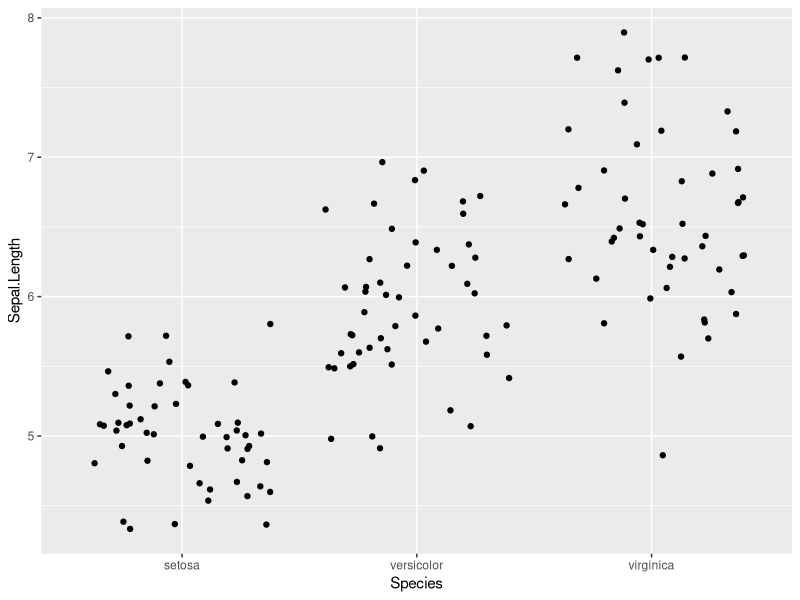
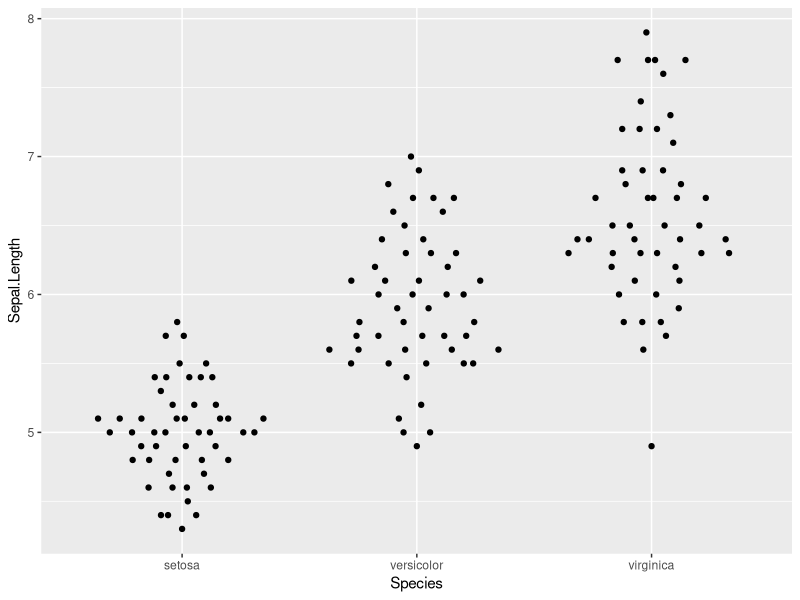
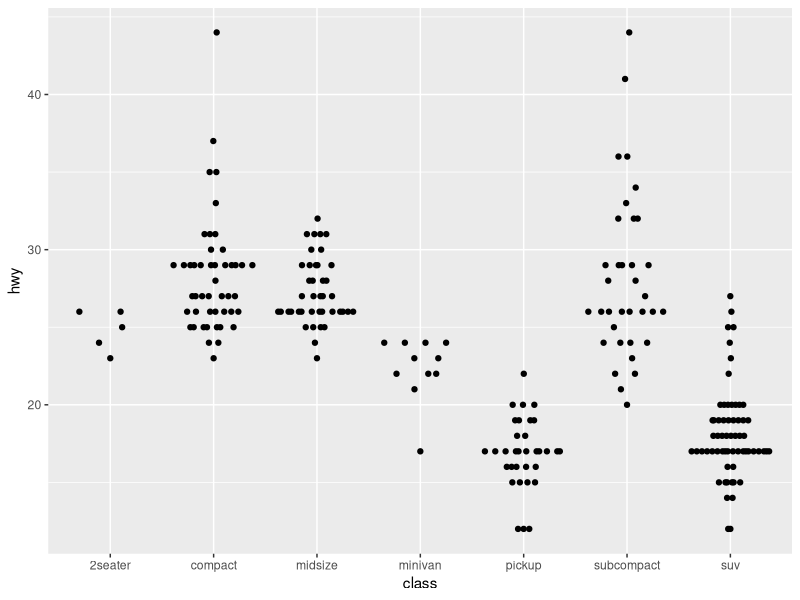
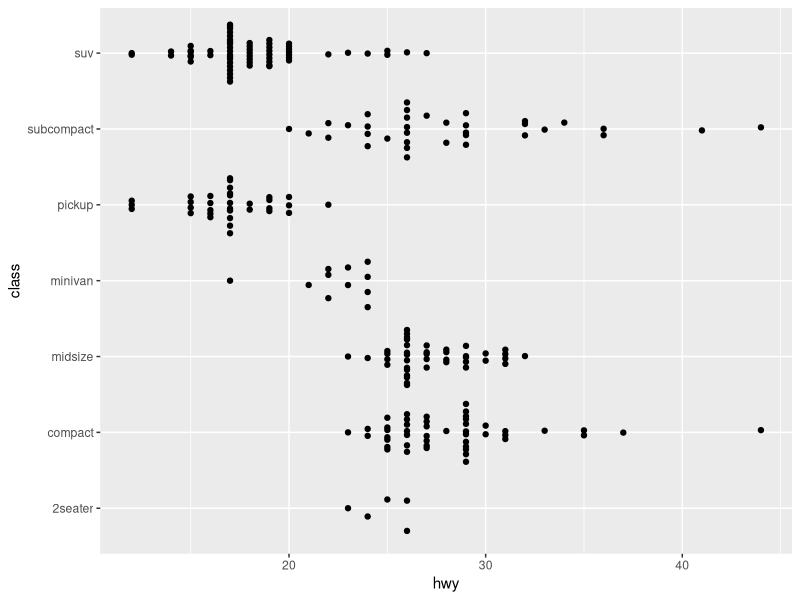
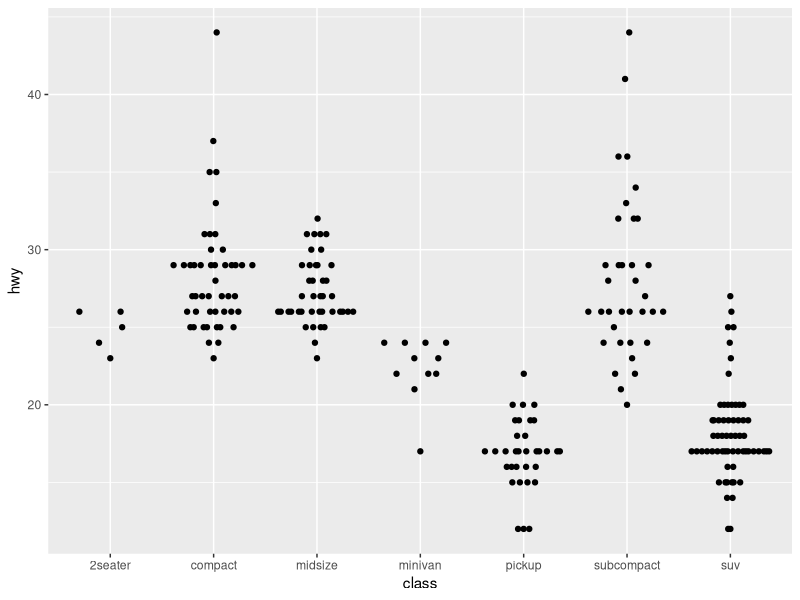
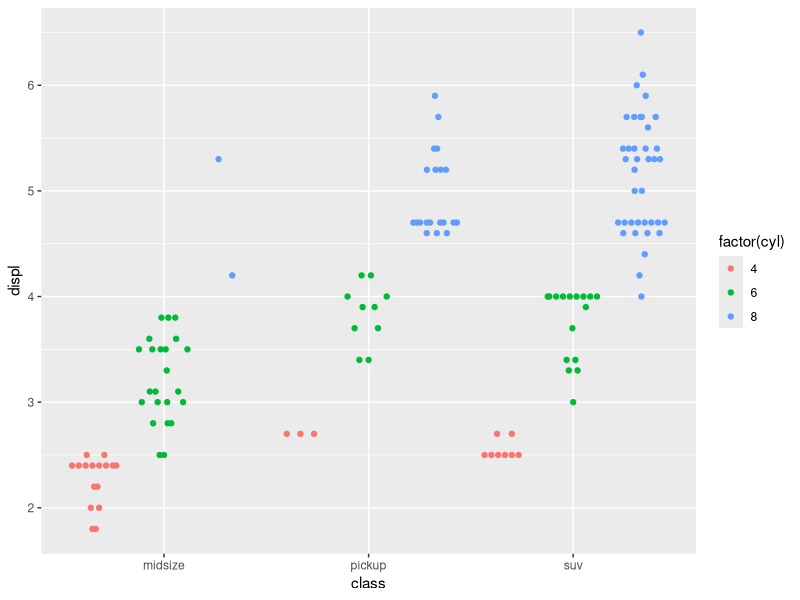
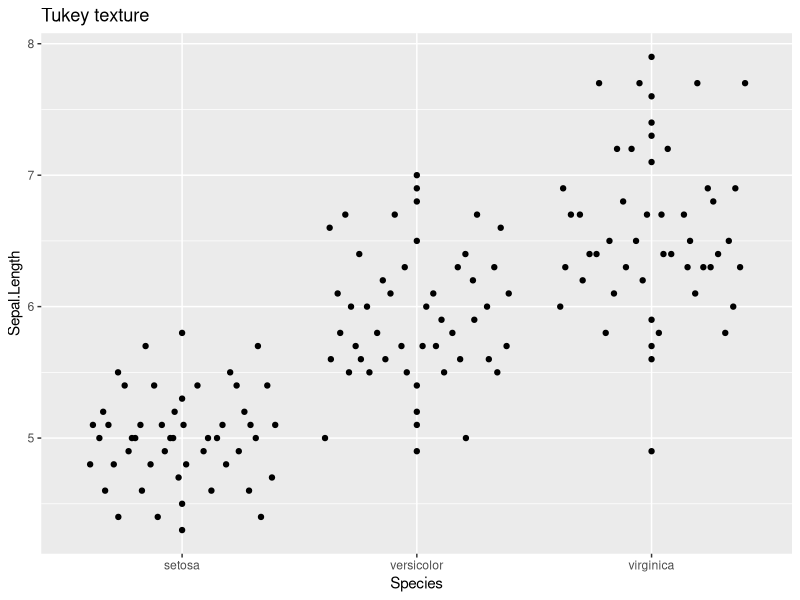
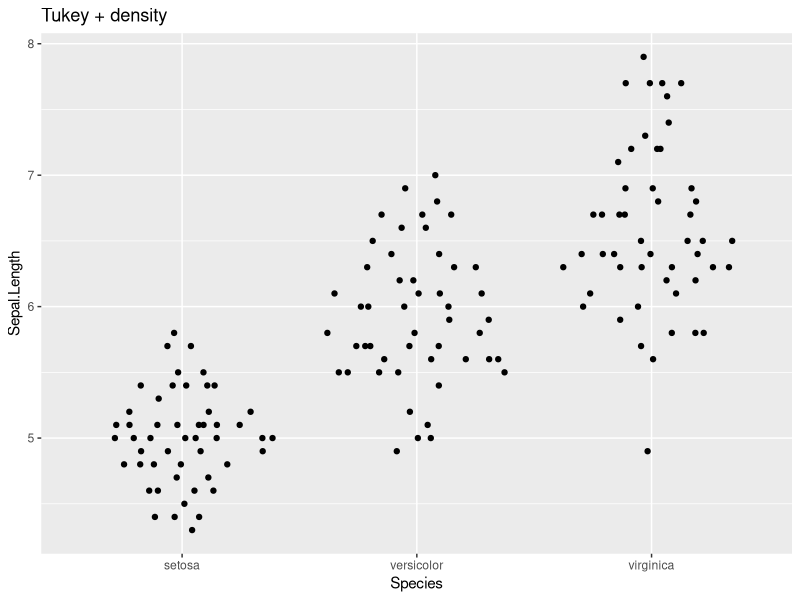

These figures' R source, in order:
## ---- chunk 1
knitr::opts_chunk$set(
  fig.retina=2,
  fig.width=6,
  fig.height=4
)
## ---- chunk 2
set.seed(12345)
library(ggplot2)
library(ggbeeswarm)
#compare to jitter
ggplot(iris,aes(Species, Sepal.Length)) + geom_jitter()
ggplot(iris,aes(Species, Sepal.Length)) + geom_quasirandom()
## ---- chunk 3

#default geom_quasirandom
ggplot(mpg,aes(class, hwy)) + geom_quasirandom()

# With categorical y-axis
ggplot(mpg,aes(hwy, class)) + geom_quasirandom()

# Some groups may have only a few points. Use `varwidth=TRUE` to adjust width dynamically.
ggplot(mpg,aes(class, hwy)) + geom_quasirandom(varwidth = TRUE)

# Automatic dodging
sub_mpg <- mpg[mpg$class %in% c("midsize", "pickup", "suv"),]
ggplot(sub_mpg, aes(class, displ, color=factor(cyl))) + geom_quasirandom(dodge.width=1)
## ---- chunk 4
ggplot(iris,aes(Species, Sepal.Length)) + geom_quasirandom(method='tukey') + ggtitle('Tukey texture')
ggplot(iris,aes(Species, Sepal.Length)) + geom_quasirandom(method='tukeyDense') + ggtitle('Tukey + density')
ggplot(iris,aes(Species, Sepal.Length)) + geom_quasirandom(method='frowney') + ggtitle('Banded frowns')
ggplot(iris,aes(Species, Sepal.Length)) + geom_quasirandom(method='smiley') + ggtitle('Banded smiles')
ggplot(iris,aes(Species, Sepal.Length)) + geom_quasirandom(method='pseudorandom') + ggtitle('Jittered density')
ggplot(iris,aes(Species, Sepal.Length)) + geom_beeswarm() + ggtitle('Beeswarm')
## ---- chunk 5

ggplot(iris,aes(Species, Sepal.Length)) + geom_beeswarm()
ggplot(iris,aes(Species, Sepal.Length)) + geom_beeswarm(side = 1L)
ggplot(mpg,aes(class, hwy)) + geom_beeswarm(size=.5)
# With categorical y-axis
ggplot(mpg,aes(hwy, class)) + geom_beeswarm(size=.5)
# Also watch out for points escaping from the plot with geom_beeswarm
ggplot(mpg,aes(hwy, class)) + geom_beeswarm(size=.5) + scale_y_discrete(expand=expansion(add=c(0.5,1)))

ggplot(mpg,aes(class, hwy)) + geom_beeswarm(size=1.1)


# With automatic dodging
ggplot(sub_mpg, aes(class, displ, color=factor(cyl))) + geom_beeswarm(dodge.width=0.5)
## ---- chunk 6
df <- data.frame(
  x = "A",
  y = sample(1:100, 200, replace = TRUE)
)
ggplot(df, aes(x = x, y = y)) + geom_beeswarm(cex = 2.5, method = "swarm") + ggtitle('method = "swarm" (default)')
ggplot(df, aes(x = x, y = y)) + geom_beeswarm(cex = 2.5, method = "compactswarm") + ggtitle('method = "compactswarm"')
ggplot(df, aes(x = x, y = y)) + geom_beeswarm(cex = 2.5, method = "hex") + ggtitle('method = "hex"')
ggplot(df, aes(x = x, y = y)) + geom_beeswarm(cex = 2.5, method = "square") + ggtitle('method = "square"')
ggplot(df, aes(x = x, y = y)) + geom_beeswarm(cex = 2.5, method = "center") + ggtitle('method = "center"')
## ---- chunk 7
#With different beeswarm point distribution priority
dat<-data.frame(x=rep(1:3,c(20,40,80)))
dat$y<-rnorm(nrow(dat),dat$x)
ggplot(dat,aes(x,y)) + geom_beeswarm(cex=2) + ggtitle('Default (ascending)') + scale_x_continuous(expand=expansion(add=c(0.5,.5)))
ggplot(dat,aes(x,y)) + geom_beeswarm(cex=2,priority='descending') + ggtitle('Descending') + scale_x_continuous(expand=expansion(add=c(0.5,.5)))
ggplot(dat,aes(x,y)) + geom_beeswarm(cex=2,priority='density') + ggtitle('Density') + scale_x_continuous(expand=expansion(add=c(0.5,.5)))
ggplot(dat,aes(x,y)) + geom_beeswarm(cex=2,priority='random') + ggtitle('Random') + scale_x_continuous(expand=expansion(add=c(0.5,.5)))
## ---- chunk 8
set.seed(1995)
df2 <- data.frame(
  y = rnorm(1000),
  id = sample(c("G1", "G2", "G3"), size = 1000, replace = TRUE)
)
p <- ggplot(df2, aes(x = id, y = y, colour = id))

# use corral.width to control corral width
p + geom_beeswarm(cex = 2.5, corral = "none", corral.width = 0.9) + ggtitle('corral = "none" (default)')
p + geom_beeswarm(cex = 2.5, corral = "gutter", corral.width = 0.9) + ggtitle('corral = "gutter"')
p + geom_beeswarm(cex = 2.5, corral = "wrap", corral.width = 0.9) + ggtitle('corral = "wrap"')
p + geom_beeswarm(cex = 2.5, corral = "random", corral.width = 0.9) + ggtitle('corral = "random"')
p + geom_beeswarm(cex = 2.5, corral = "omit", corral.width = 0.9) + ggtitle('corral = "omit"')
